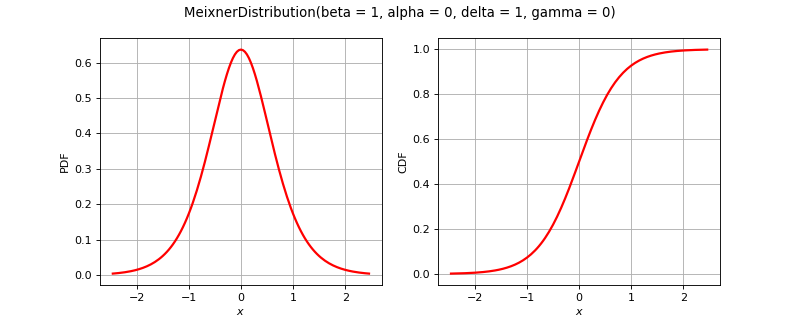

Generate this figure with Python:
import openturns as ot
from matplotlib import pyplot as plt
from openturns.viewer import View
title = None
if ot.MeixnerDistribution().__class__.__name__ == 'Bernoulli':
    distribution = ot.Bernoulli(0.7)
elif ot.MeixnerDistribution().__class__.__name__ == 'Binomial':
    distribution = ot.Binomial(5, 0.2)
elif ot.MeixnerDistribution().__class__.__name__ == 'Hypergeometric':
    distribution = ot.Hypergeometric(10, 4, 7)
elif ot.MeixnerDistribution().__class__.__name__ == 'CumulativeDistributionNetwork':
    coll = [ot.Normal(2),ot.Dirichlet([0.5, 1.0, 1.5])]
    distribution = ot.CumulativeDistributionNetwork(coll, ot.BipartiteGraph([[0,1], [0,1]]))
elif ot.MeixnerDistribution().__class__.__name__ == 'Histogram':
    distribution = ot.Histogram([-1.0, 0.5, 1.0, 2.0], [0.45, 0.4, 0.15])
elif ot.MeixnerDistribution().__class__.__name__ == 'KernelMixture':
    kernel = ot.Uniform()
    sample = ot.Normal().getSample(5)
    bandwith = [1.0]
    distribution = ot.KernelMixture(kernel, bandwith, sample)
elif ot.MeixnerDistribution().__class__.__name__ == 'MaximumDistribution':
    coll = [ot.Uniform(2.5, 3.5), ot.LogUniform(1.0, 1.2), ot.Triangular(2.0, 3.0, 4.0)]
    distribution = ot.MaximumDistribution(coll)
elif ot.MeixnerDistribution().__class__.__name__ == 'Multinomial':
    distribution = ot.Multinomial(5, [0.2])
elif ot.MeixnerDistribution().__class__.__name__ == 'RandomMixture':
    coll = [ot.Triangular(0.0, 1.0, 5.0), ot.Uniform(-2.0, 2.0)]
    weights = [0.8, 0.2]
    cst = 3.0
    distribution = ot.RandomMixture(coll, weights, cst)
elif ot.MeixnerDistribution().__class__.__name__ == 'TruncatedDistribution':
    distribution = ot.TruncatedDistribution(ot.Normal(2.0, 1.5), 1.0, 4.0)
elif ot.MeixnerDistribution().__class__.__name__ == 'UserDefined':
    distribution = ot.UserDefined([[1.0], [2.0], [3.0]], [0.4, 0.5, 1.0])
elif ot.MeixnerDistribution().__class__.__name__ == 'ZipfMandelbrot':
    distribution = ot.ZipfMandelbrot(10, 2.5, 0.3)
elif ot.MeixnerDistribution().__class__.__name__ == 'Normal':
    cov = ot.CovarianceMatrix([[1.0, -0.5], [-0.5, 1.0]])
    distribution = ot.Normal([0.0, 0.0], cov)
    title = "Normal dist. with correlation coefficient {}".format(cov[0, 1])
else:
    distribution = ot.MeixnerDistribution()

dimension = distribution.getDimension()
if title is None:
    title = str(distribution)[:100].split('\n')[0]
if dimension == 1:
    distribution.setDescription(['$x$'])
    pdf_graph = distribution.drawPDF()
    cdf_graph = distribution.drawCDF()
    fig = plt.figure(figsize=(10, 4))
    pdf_axis = fig.add_subplot(121)
    cdf_axis = fig.add_subplot(122)
    View(pdf_graph, figure=fig, axes=[pdf_axis], add_legend=False)
    View(cdf_graph, figure=fig, axes=[cdf_axis], add_legend=False)
    fig.suptitle(title)
elif dimension == 2:
    grid = ot.GridLayout(1, 2)
    pdf_graph = distribution.drawPDF()
    pdf_graph.setLegends([''])
    cdf_graph = distribution.drawCDF()
    cdf_graph.setLegends([''])
    grid.setGraph(0, 0, pdf_graph)
    grid.setGraph(0, 1, cdf_graph)
    grid.setTitle(title)
    fig = View(grid).getFigure()
    fig.axes[0].set_title('PDF')
    fig.axes[1].set_title('CDF')
